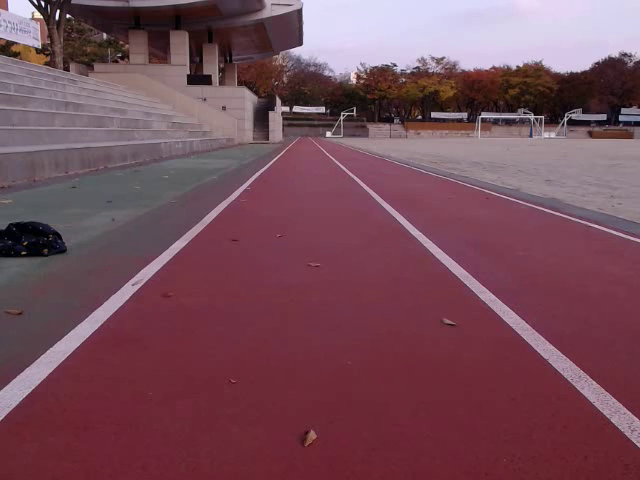
#> input picture frame 51 of image/stopline_test_3.mp4, 640 x 480 px
$ python stop_line_video_test.py
#> lines starting #> are read from the running program, lines starting #| are printed output that depends on the picture; after the words box and inside, x2 and y2 are one past the last pixel; in counts of white or black regions, pixels touching at a corner belong together
#> further down, img is the input picture: shape (480, 640, 3); mean B, G, R 89.5, 77.1, 118
import cv2
import numpy as np

# 이미지 프로세싱
def canny(image):
    gray = cv2.cvtColor(image, cv2.COLOR_RGB2GRAY)
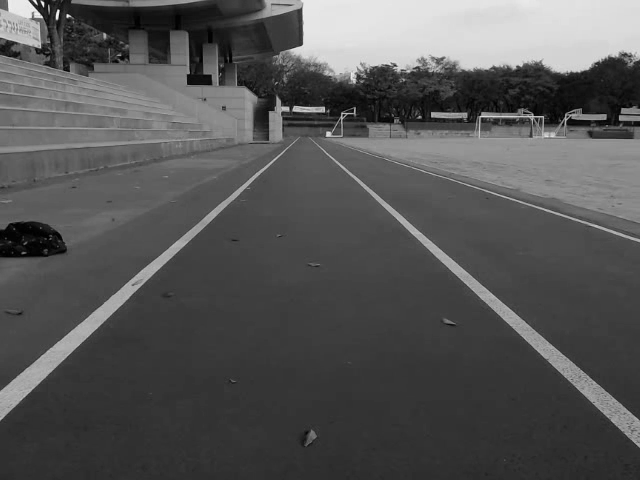
#> gray: shape (480, 640); min 0, max 248, mean 85.4
    blur = cv2.GaussianBlur(gray, (5, 5), 0)
    canny = cv2.Canny(blur, 7, 200, None, 3)
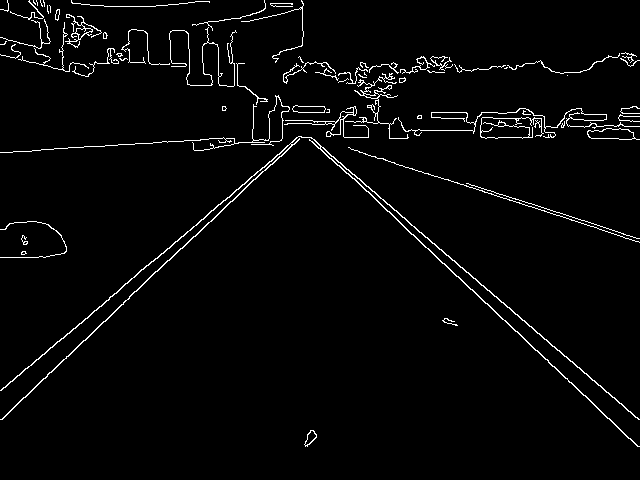
#> canny: shape (480, 640); 2.8% white in thin lines or dots
    return canny

# 관심 영역 표시
def region_of_interest(image):
    h = int(image.shape[0])
#> h = 480
    w = int(image.shape[1])
#> w = 640

    # 관심 영역 표시 [LB][LT][RT][RB]
    _shape = np.array([
        [int(0.01 * w), int(0.95 * h)], [int(0.01 * w), int(0.65 * h)],
        [int(0.99 * w), int(0.65 * h)], [int(0.99 * w), int(0.95 * h)],
    ])

    mask = np.zeros_like(image)

    if len(image.shape) > 2:
        channel_count = image.shape[2]
        ignore_mask_color = (255,) * channel_count
    else:
        ignore_mask_color = 255

    cv2.fillPoly(mask, np.int32([_shape]), ignore_mask_color)
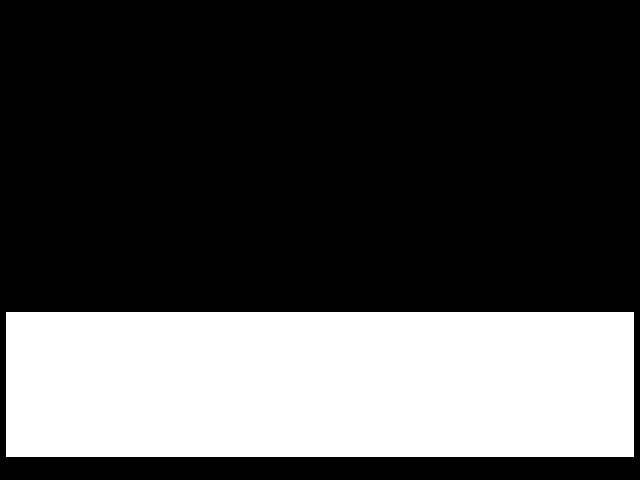
#> mask: shape (480, 640); 29.6% white; 1 white region, box (x1, y1, x2, y2) and area: (6, 312, 634, 457) 91060
    roi_image = cv2.bitwise_and(image, mask)
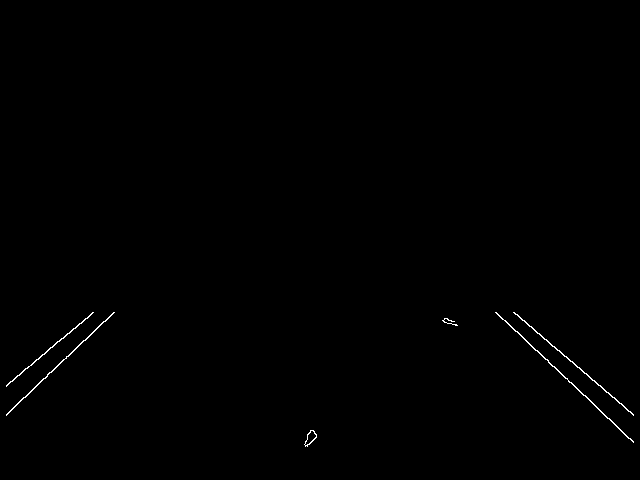
#> roi_image: shape (480, 640); 0.31% white in thin lines or dots, all inside (x1, y1, x2, y2) = (6, 312, 634, 447)

    return roi_image

# 선 그리기
def display_lines(image, lines):
    line_image = np.zeros_like(image)
    detection = False

    if lines is not None:
        for line in lines:
            x1, y1, x2, y2 = line.reshape(4)
            print('x1 : ', x1, ' / y1 : ', y1, ' / x2 : ', x2, ' / y2 : ', y2)
            # line(img, 시작 좌표(x1, y1), 종료 좌표(x2, y2), color, 선 두께)
            cv2.line(line_image, (x1, y1), (x2, y2), (0, 255, 0), 5)

    elif lines is None:
        print('차선 인식 없음')

    for line in lines :
        if len(lines) > 0 :
            print('차선 인식 있음')
    #         detection = True
    #         break

    return detection, line_image


##### 정지선 카운팅 메서드 시작 #####
stop_line_count = 1

def flag(detection):
    global stop_line_count
    stop_point = True

    if detection is True:
        print(stop_line_count, '바퀴')

        if stop_line_count == 4:
            print('주행 완료, 최종 정지')
            stop_point = False

    detection = False

    return stop_point

##### 정지선 카운팅 메서드 끝 #####


# 비디오 불러오기
cap = cv2.VideoCapture("../image/stopline_test_3.mp4")

while True:
    ret, img = cap.read()

    if not ret:
        break

    lane_image = np.copy(img)
    canny_img = canny(lane_image)
    roi_image = region_of_interest(canny_img)
    # TODO : 정지 (수평)선 기울기에 따라 𝜃값 변경(0~180)
    # HoughLinesP(이미지, rho[0~1], theta[𝜃], 임계값, 선의 최소 길이, 선사이 최대 허용 간격)
    lines = cv2.HoughLinesP(roi_image, 1, np.pi / 2, 100, np.array([]), minLineLength=40, maxLineGap=5)
#> lines = None
#> (the run stopped early here; a loop or call above may not have finished)

$ run again, starting later in the video
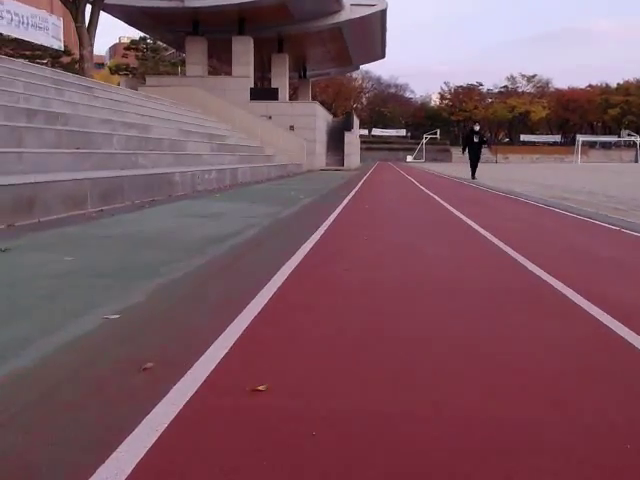
#> input picture frame 232 of image/stopline_test_3.mp4, 640 x 480 px
#> img is the input picture: shape (480, 640, 3); mean B, G, R 96.2, 85, 122.3
#> in canny, `canny = cv2.Canny(blur, 7, 200, None, 3)`:
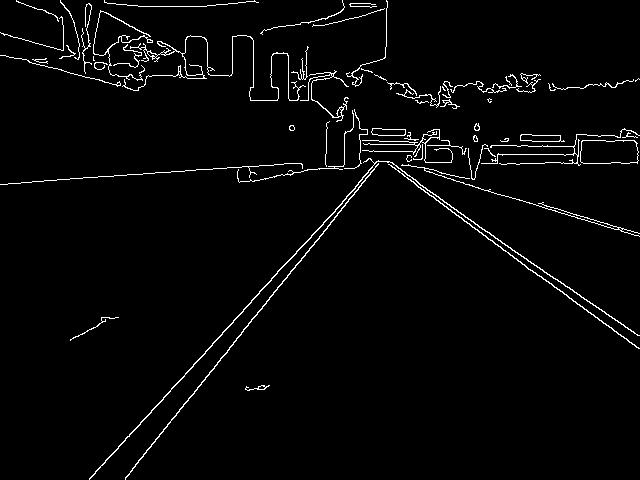
#> canny: shape (480, 640); 2.7% white in thin lines or dots
#> mask: shape (480, 640); 29.6% white; 1 white region, box (x1, y1, x2, y2) and area: (6, 312, 634, 457) 91060
#> in region_of_interest, `roi_image = cv2.bitwise_and(image, mask)`:
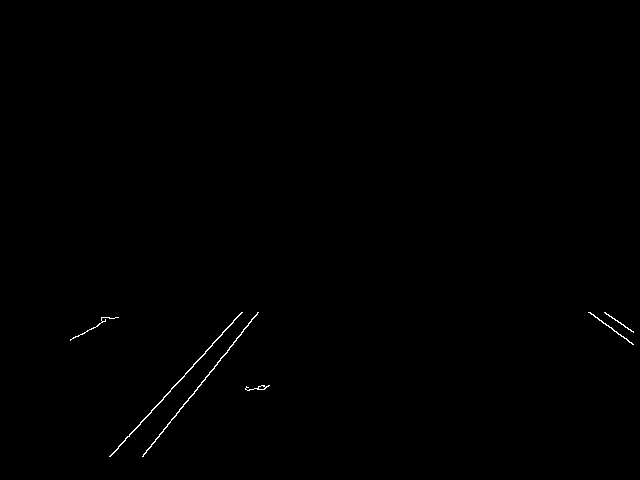
#> roi_image: shape (480, 640); 0.26% white in thin lines or dots, all inside (x1, y1, x2, y2) = (70, 312, 634, 457)
#> lines = None

$ run again, starting later in the video
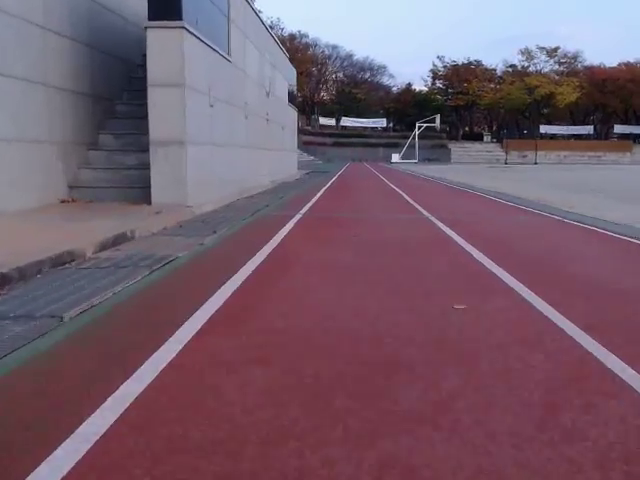
#> input picture frame 413 of image/stopline_test_3.mp4, 640 x 480 px
#> img is the input picture: shape (480, 640, 3); mean B, G, R 107.6, 92.4, 116.7
#> in canny, `canny = cv2.Canny(blur, 7, 200, None, 3)`:
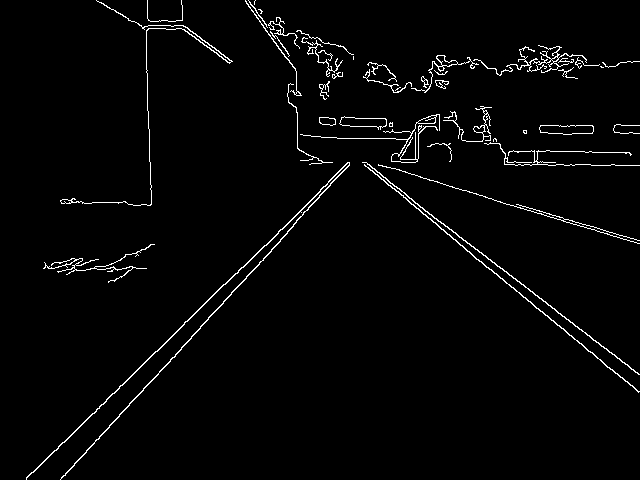
#> canny: shape (480, 640); 2.3% white in thin lines or dots
#> mask: shape (480, 640); 29.6% white; 1 white region, box (x1, y1, x2, y2) and area: (6, 312, 634, 457) 91060
#> in region_of_interest, `roi_image = cv2.bitwise_and(image, mask)`:
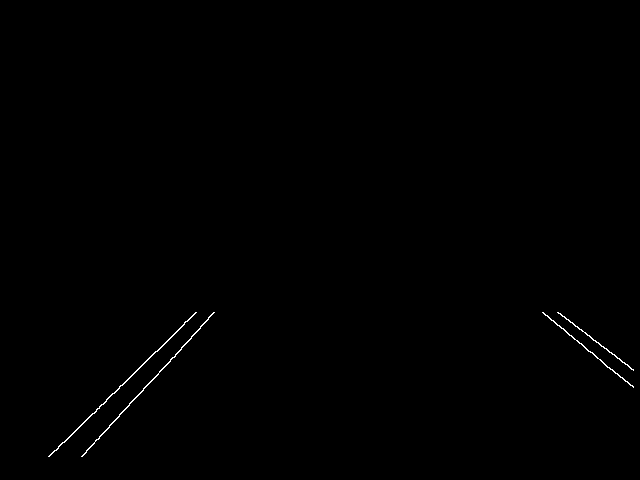
#> roi_image: shape (480, 640); 0.28% white in thin lines or dots, all inside (x1, y1, x2, y2) = (48, 312, 634, 457)
#> lines = None
